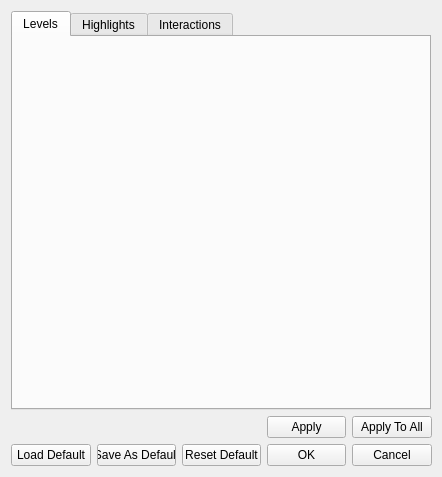
<?xml version="1.0" encoding="UTF-8"?>
<ui version="4.0">
 <class>BookViewPropertiesDialog</class>
 <widget class="QWidget" name="BookViewPropertiesDialog">
  <property name="windowModality">
   <enum>Qt::WindowModal</enum>
  </property>
  <property name="geometry">
   <rect>
    <x>0</x>
    <y>0</y>
    <width>442</width>
    <height>477</height>
   </rect>
  </property>
  <property name="minimumSize">
   <size>
    <width>442</width>
    <height>477</height>
   </size>
  </property>
  <property name="maximumSize">
   <size>
    <width>442</width>
    <height>477</height>
   </size>
  </property>
  <property name="windowTitle">
   <string>Properties - Book View</string>
  </property>
  <property name="windowIcon">
   <iconset resource="../../Resources/Resources.qrc">
    <normaloff>:/icons/book_blue.png</normaloff>:/icons/book_blue.png</iconset>
  </property>
  <layout class="QVBoxLayout" name="verticalLayout_4">
   <item>
    <widget class="QTabWidget" name="m_optionsTab">
     <property name="currentIndex">
      <number>0</number>
     </property>
     <widget class="Spire::BookViewLevelPropertiesWidget" name="m_levelsTab">
      <attribute name="title">
       <string>Levels</string>
      </attribute>
      <layout class="QVBoxLayout" name="verticalLayout"/>
     </widget>
     <widget class="Spire::BookViewHighlightPropertiesWidget" name="m_highlightsTab">
      <attribute name="title">
       <string>Highlights</string>
      </attribute>
      <layout class="QVBoxLayout" name="verticalLayout_3"/>
     </widget>
     <widget class="Spire::InteractionsWidget" name="m_interactionsTab">
      <attribute name="title">
       <string>Interactions</string>
      </attribute>
      <layout class="QVBoxLayout" name="verticalLayout_2"/>
     </widget>
    </widget>
   </item>
   <item>
    <layout class="QGridLayout" name="m_buttonLayout">
     <item row="1" column="2">
      <widget class="QPushButton" name="m_resetDefaultButton">
       <property name="text">
        <string>Reset Default</string>
       </property>
      </widget>
     </item>
     <item row="1" column="1">
      <widget class="QPushButton" name="m_saveAsDefaultButton">
       <property name="text">
        <string>Save As Default</string>
       </property>
      </widget>
     </item>
     <item row="1" column="0">
      <widget class="QPushButton" name="m_loadDefaultButton">
       <property name="text">
        <string>Load Default</string>
       </property>
      </widget>
     </item>
     <item row="1" column="3">
      <spacer name="m_buttonCenterBottomSpacer">
       <property name="orientation">
        <enum>Qt::Horizontal</enum>
       </property>
       <property name="sizeHint" stdset="0">
        <size>
         <width>40</width>
         <height>20</height>
        </size>
       </property>
      </spacer>
     </item>
     <item row="0" column="3">
      <spacer name="m_buttonCenterTopSpacer">
       <property name="orientation">
        <enum>Qt::Horizontal</enum>
       </property>
       <property name="sizeHint" stdset="0">
        <size>
         <width>40</width>
         <height>20</height>
        </size>
       </property>
      </spacer>
     </item>
     <item row="0" column="4">
      <widget class="QPushButton" name="m_applyButton">
       <property name="text">
        <string>Apply</string>
       </property>
      </widget>
     </item>
     <item row="0" column="5">
      <widget class="QPushButton" name="m_applyToAllButton">
       <property name="text">
        <string>Apply To All</string>
       </property>
      </widget>
     </item>
     <item row="1" column="4">
      <widget class="QPushButton" name="m_okButton">
       <property name="text">
        <string>OK</string>
       </property>
      </widget>
     </item>
     <item row="1" column="5">
      <widget class="QPushButton" name="m_cancelButton">
       <property name="text">
        <string>Cancel</string>
       </property>
      </widget>
     </item>
    </layout>
   </item>
  </layout>
 </widget>
 <customwidgets>
  <customwidget>
   <class>Spire::InteractionsWidget</class>
   <extends>QWidget</extends>
   <header>Spire/KeyBindings/InteractionsWidget.hpp</header>
   <container>1</container>
  </customwidget>
  <customwidget>
   <class>Spire::BookViewLevelPropertiesWidget</class>
   <extends>QWidget</extends>
   <header>Spire/BookView/BookViewLevelPropertiesWidget.hpp</header>
   <container>1</container>
  </customwidget>
  <customwidget>
   <class>Spire::BookViewHighlightPropertiesWidget</class>
   <extends>QWidget</extends>
   <header>Spire/BookView/BookViewHighlightPropertiesWidget.hpp</header>
   <container>1</container>
  </customwidget>
 </customwidgets>
 <resources>
  <include location="../../Resources/Resources.qrc"/>
 </resources>
 <connections/>
</ui>
